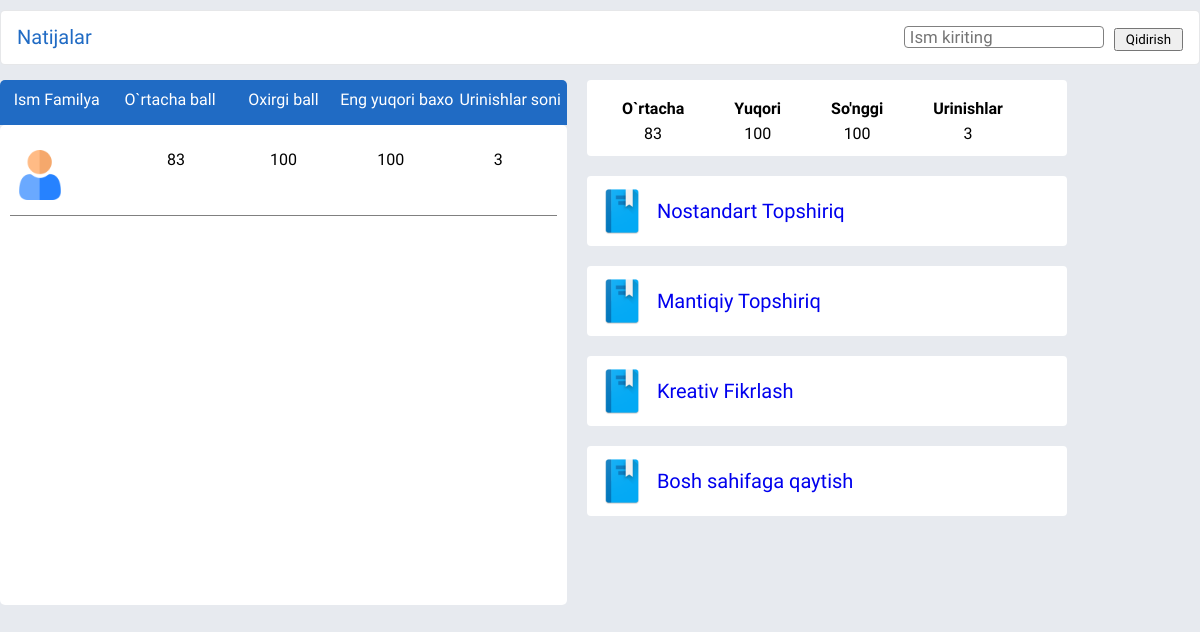
Before: /results/2/ (signed in) with the older database file.
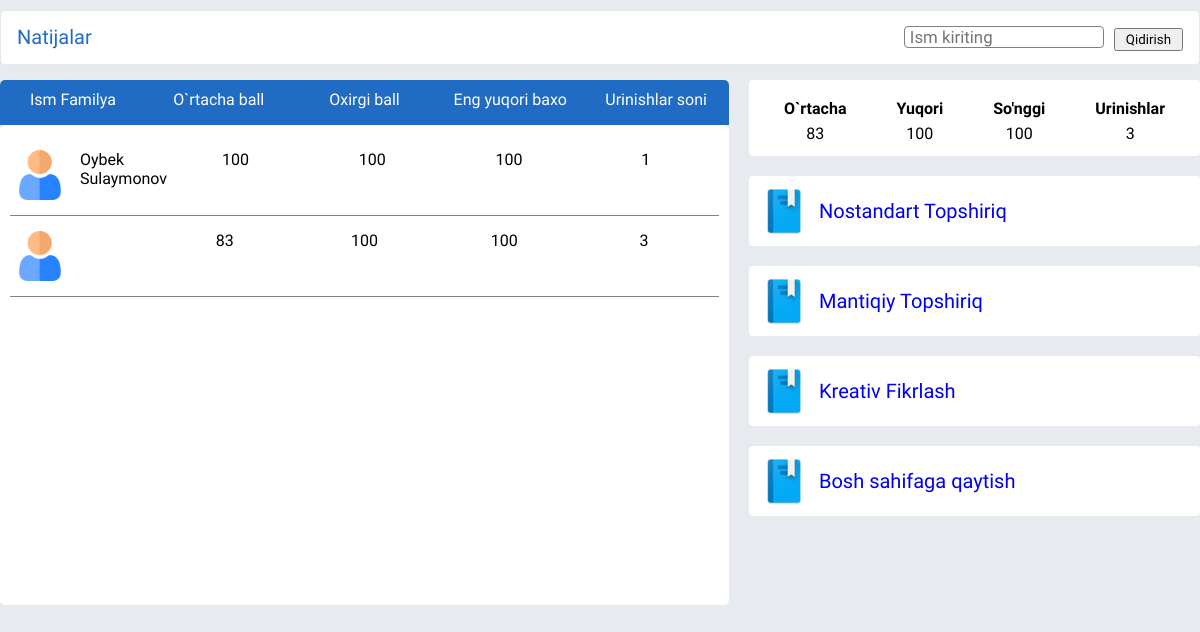
After: the same page with the newer database file.
### dashboard/models.py (models this page shows, shortened)
class AllResult(models.Model):
    APP_CHOICES = (
        (1, 'NOSTANDART TOPSHIRIQ'),
        (2, 'MANTIQIY SAVOLLAR'),
        (3, 'KREATIV FIKRLASH'),
    )
    pupil = models.ForeignKey(User, on_delete=CASCADE)
    type_task = models.IntegerField(choices=APP_CHOICES, default=0)
    last_score = models.IntegerField(default=0, blank=True, null=True)
    max_score = models.IntegerField(default=0, blank=True, null=True)
    avarage_score = models.IntegerField(default=0, blank=True, null=True)
    attempt = models.IntegerField(default=0, blank=True, null=True)

### results/views.py (the view)
# urls.py: path('<int:type_task>/', views.results_table, name='table'),
def results_table(request, type_task):
    taskResults = AllResult.objects.filter(
        type_task=type_task).order_by('-avarage_score')
    my_result, created = AllResult.objects.get_or_create(
        pupil=request.user, type_task=type_task)
    text = request.GET.get('searching_text')
    if text != None:
        taskResults = taskResults.filter(pupil__first_name__contains=text)
    context = {
        'task_results': taskResults,
        'my_result': my_result,
    }
    return render(request, 'results/index.html', context)

### templates/results/index.html (shortened to what this page needs)
{% load static %}
<!DOCTYPE html>
<html lang="en">
<head>
    <link rel="stylesheet" href="{% static 'results/css/results_table/style.css' %}" />
</head>
<body>
    <div class="container">
        <div class="section">
            <div class="section__top">
                <div class="section__top-left">
                    <p class="box1">Natijalar</p>
                </div>
                <form class="section__top-right" method="get">
                    <input class="section__top-right--input" type="text" name="searching_text" placeholder="Ism kiriting" />
                    <p class="box1">
                        <button type="submit" style="padding: 2px 10px;">Qidirish</button>
                    </p>
                </form>
            </div>
            <div class="section__content">
                <div>
                    <div class="card__top">
                        <div>Ism Familya</div>
                        <div>O`rtacha ball</div>
                        <div>Oxirgi ball</div>
                        <div class="max">Eng yuqori baxo</div>
                        <div>Urinishlar soni</div>
                    </div>
                    <div class="section__content-left">
                        {% for result in task_results %}
                        <div class="card">
                            <div class="user">
                                <img class="card__img" src="{% static 'results/images/results_images/user.png' %}" alt="" />
                                <div class="user__name">
                                    <p>{{result.pupil.first_name}}</p>
                                    <p>{{result.pupil.last_name}}</p>
                                </div>
                            </div>
                            <div>{{result.avarage_score}}</div>
                            <div>{{result.last_score}}</div>
                            <div class="max">{{result.max_score}}</div>
                            <div>{{result.attempt}}</div>
                        </div>
                        {% endfor %}
                    </div>
                </div>
                <div class="section__content-right">
                    <div class="right__card">
                        <div class="right_card-info">
                            <div class="boxs">
                                <table>
                                    <thead>
                                        <tr>
                                            <th colspan="4">
                                            </th>
                                        </tr>
                                        <tr>
                                            <th scope="col">O`rtacha</th>
                                            <th scope="col">Yuqori</th>
                                            <th scope="col">So'nggi</th>
                                            <th scope="col">Urinishlar</th>
                                        </tr>
                                    </thead>
                                    <tbody>
                                        <tr>
                                            <td>{{my_result.avarage_score}}</td>
                                            <td>{{my_result.max_score}}</td>
                                            <td>{{my_result.last_score}}</td>
                                            <td class="box">{{my_result.attempt}}</td>
                                        </tr>
                                    </tbody>
                                </table>
                            </div>
                        </div>
                    </div>
                    <a href="">
                        <div class="right__card">
                            <div>
                                <img class="image-end-1" src="{% static 'results/images/results_images/book.png' %}" alt="">
                            </div>
                            <div>
                                <div class="info"><a href="{% url 'table' 1 %}">Nostandart Topshiriq</a></div>
                            </div>
                        </div>
                    </a>
                    <a href="">
                        <div class="right__card">
                            <div>
                                <img class="image-end-1" src="{% static 'results/images/results_images/book.png' %}" alt="">
                            </div>
                            <div>
                                <div class="info"><a href="{% url 'table' 2 %}">Mantiqiy Topshiriq</a></div>
                            </div>
                        </div>
                    </a>
                    <a href="">
                        <div class="right__card">
                            <div>
                                <img class="image-end-1" src="{% static 'results/images/results_images/book.png' %}" alt="">
                            </div>
                            <div>
                                <div class="info"><a href="{% url 'table' 3 %}">Kreativ Fikrlash</a></div>
                            </div>
                        </div>
                    </a>
                    <a href="">
                        <div class="right__card">
                            <div>
                                <img class="image-end-1" src="{% static 'results/images/results_images/book.png' %}" alt="">
                            </div>
                            <div>
                                <div class="info"><a href="{% url 'dashboard' %}">Bosh sahifaga qaytish</a></div>
                            </div>
                        </div>
                    </a>
                </div>
            </div>
        </div>
    </div>
</body>
</html>

### static/results/css/results_table/style.css (style rules this page uses)
* { margin: 0; padding: 0; -webkit-box-sizing: border-box; box-sizing: border-box; font-family: "Padauk", sans-serif; }
body { background: #e7eaef; }
.container { max-width: 1200px; margin: 0 auto; }
.image-end-1 { display: block; width: 50px; height: 50px; }
.boxs { text-align: center; }
.right_card-info { display: -webkit-box; display: -ms-flexbox; display: flex; }
table { border-collapse: collapse; }
thead th, td { padding: 3px 25px; text-align: center; }
.box1 { color: #206bc4; font-size: 20px; }
a { text-decoration: none; font-size: 20px; }
.section__top { display: -webkit-box; display: -ms-flexbox; display: flex; -webkit-box-pack: justify; -ms-flex-pack: justify; justify-content: space-between; border-radius: 3px 3px 0 0; color: inherit; display: flex; -webkit-box-align: center; -ms-flex-align: center; align-items: center; border: 1px solid rgba(101, 109, 119, 0.16); padding: 0.75rem 1rem; margin-bottom: 0; font-size: 0.875rem; font-weight: 400; line-height: 1.4285714; border-radius: 5px; background-color: #fff; }
.section__top-left { font-size: 1rem; font-weight: 500; line-height: 1.5rem; }
.section__top-right { display: -webkit-box; display: -ms-flexbox; display: flex; -webkit-box-align: center; -ms-flex-align: center; align-items: center; gap: 10px; color: #656d77; font-size: 0.875rem; font-weight: 400; line-height: 1.4285714; }
.section__top-right--input { border-radius: 4px; border: none; outline: none; padding-left: 5px; width: 200px; border: solid 1px grey; font-size: larger; }
.section__content { display: -webkit-box; display: -ms-flexbox; display: flex; gap: 20px; margin-top: 15px; }
.section__content-left { height: 480px; padding: 10px 10px; border-radius: 5px; background-color: #fff; overflow: hidden; overflow-y: scroll; }
.section .card { display: -ms-grid; display: grid; -ms-grid-columns: (1fr)[5]; grid-template-columns: repeat(5, 1fr); grid-auto-rows: 50px; margin-top: 10px; padding: 5px 5px; border-bottom: grey 1px solid; text-align: center; padding-bottom: 15px; }
.section .card__top { display: -ms-grid; display: grid; -ms-grid-columns: (1fr)[5]; grid-template-columns: repeat(5, 1fr); -ms-grid-rows: 35px; grid-template-rows: 35px; text-align: center; background: #206bc4; color: #fff; border-top-left-radius: 5px; border-top-right-radius: 5px; padding-top: 10px; }
.section .card__img { width: 50px; border-radius: 5px; }
.section .card .user { display: -webkit-box; display: -ms-flexbox; display: flex; gap: 15px; }
.section .card .user__name { text-align: start; }
.section__content-right { display: -webkit-box; display: -ms-flexbox; display: flex; -webkit-box-orient: vertical; -webkit-box-direction: normal; -ms-flex-direction: column; flex-direction: column; width: 40%; height: 100vh; gap: 10px; border-radius: 5px; }
.section__content-right .right__card { width: 100%; padding: 10px 10px; display: -webkit-box; display: -ms-flexbox; display: flex; gap: 10px; background-color: #fff; -webkit-box-align: center; -ms-flex-align: center; align-items: center; border-radius: 4px; cursor: pointer; }

### templates/results/index.html (style rules this page uses)
body { padding-top: 10px; }

Changed rows visible on the page:
added AllResult: pupil.first_name "Oybek", pupil.last_name "Sulaymonov", avarage_score "100", last_score "100", max_score "100", attempt "1"
